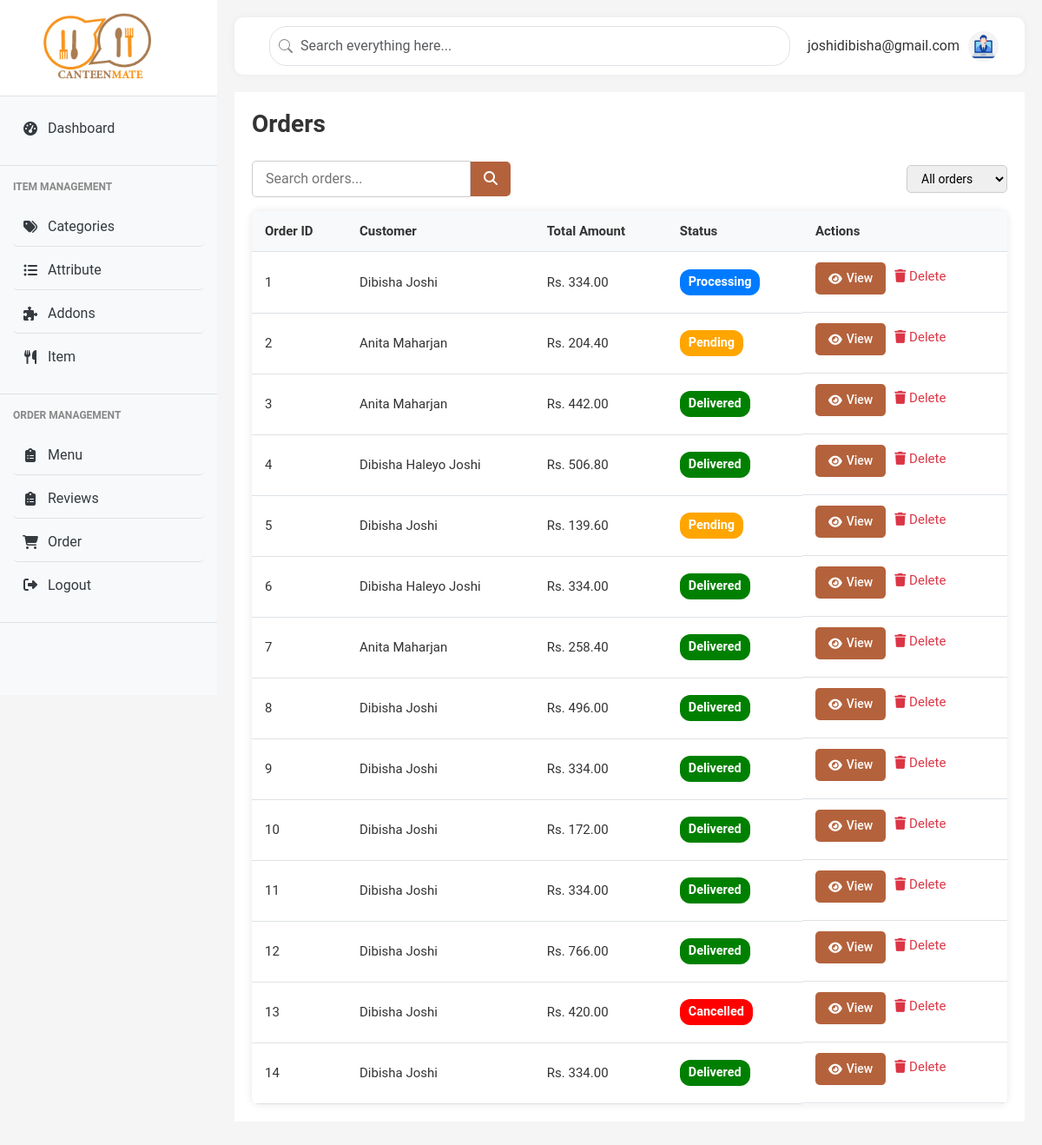
Page /admin/orders (signed in) on the earlier database version.
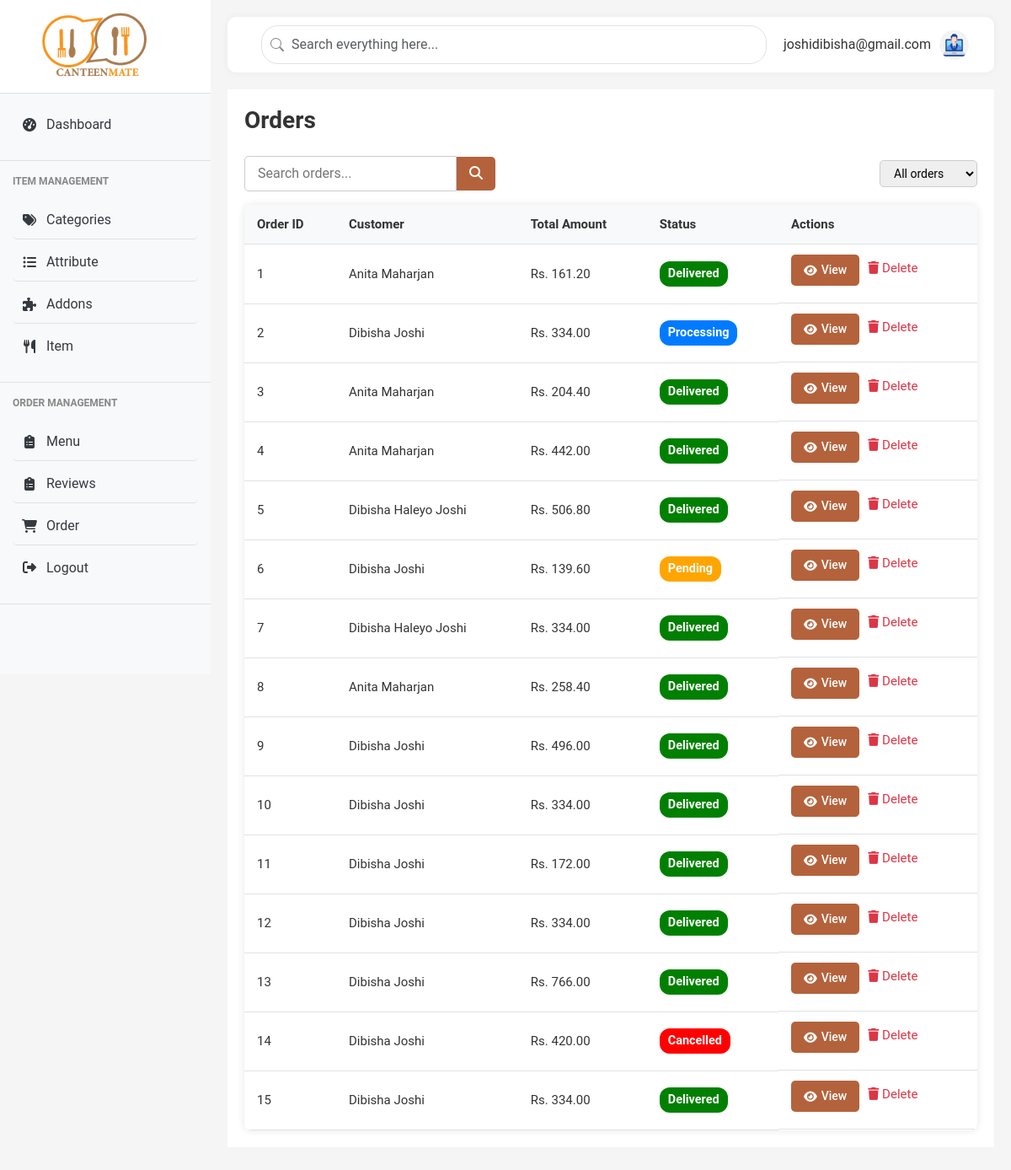
Same page on the later database version.
### models.py (models this page shows, shortened)
class Order(db.Model):
    id = db.Column(db.Integer, primary_key=True)
    user_id = db.Column(db.Integer, db.ForeignKey('user.id'), nullable=False)
    name = db.Column(db.String(100), nullable=False)
    contact = db.Column(db.String(20), nullable=False)
    email = db.Column(db.String(100), nullable=False)
    delivery = db.Column(db.String(20), nullable=False)
    building = db.Column(db.String(100))
    floor = db.Column(db.String(100))
    payment = db.Column(db.String(20), nullable=False)
    status = db.Column(db.String(20), nullable=False, default='Pending')
    created_at = db.Column(db.DateTime, default=datetime.utcnow)
    total_amount = db.Column(db.Float, nullable=False)
    khalti_token = db.Column(db.String(255), nullable=True)
    items = db.relationship('OrderItem', backref='order', lazy=True)

### main.py (the view)
@app.route('/admin/orders')
@login_required
def admin_orders():
    user_id = session.get('user_id')
    user = User.query.get(user_id)
    orders = Order.query.order_by(Order.created_at.desc()).all()
    return render_template('admin/admin_orders.html',user=user,active_page='orders', orders=orders)

### main.py (called while the page is built)
def login_required(view):
    @functools.wraps(view)
    def wrapped_view(**kwargs):
        if 'user_id' not in session:
            flash('Please log in to access this page', 'warning')
            return redirect(url_for('login'))
        return view(**kwargs)
    return wrapped_view

### templates/admin/admin_orders.html (shortened to what this page needs)
{% extends "admin/admin_base.html" %}
{% block content %}
<div class="category-section">
    <div class="section-header">
        <h1 class="page-title">Orders</h1>
    </div>
    <div class="section-filters" style="margin-bottom: 1rem;">
        <div class="search-box">
            <input type="text" id="orderSearch" placeholder="Search orders...">
            <button type="button" style="background-color:#b4623c;">
                <i class="fas fa-search"></i>
            </button>
        </div>
        <div class="filter-dropdown">
            <select id="statusFilter">
                <option value="">All orders</option>
            </select>
        </div>
    </div>
    <div class="data-table">
        <table>
            <thead>
                <tr>
                    <th>Order ID</th>
                    <th>Customer</th>
                    <th>Total Amount</th>
                    <th>Status</th>
                    <th>Actions</th>
                </tr>
            </thead>
            <tbody id="orderTableBody">
                {% for order in orders %}
                <tr class="order-row">
                    <td>{{ loop.index }}</td>
                    <td class="order-customer">{{ order.name }}</td>
                    <td>Rs. {{ '%.2f'|format(order.total_amount) }}</td>
                    <td class="order-status">
                        <span class="status-badge {{ order.status|lower }}">{{ order.status }}</span>
                    </td>
                    <td class="actions">
                        <a href="{{ url_for('admin_order_view', order_id=order.id) }}" class="btn btn-sm btn-primary"><i class="fas fa-eye"></i> View</a>
                        <a href="#" class="btn-delete"><i class="fas fa-trash"></i> Delete</a>
                    </td>
                </tr>
                {% endfor %}
            </tbody>
        </table>
    </div>
</div>
{% endblock %}

Differences in the rows shown:
added Order: name "Anita Maharjan", total_amount "161.20", status "Delivered"
changed Order (number 3 of 15 on the later page): status "Pending" → "Delivered"
